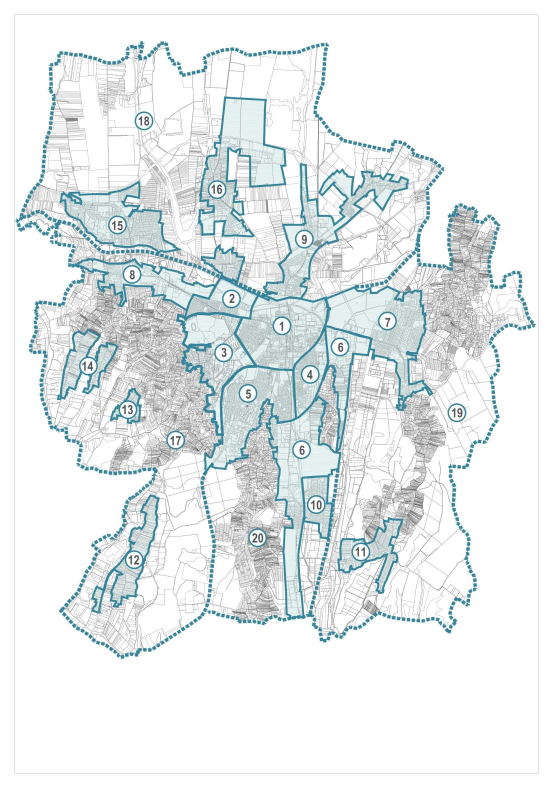
#> input picture data/neighborhoods/sources/municipal-local-map-next/zalaegerszeg-p12-image0.jpeg, 1663 x 2360 px (shown at 1/3 size)
$ python zalaegerszeg-fit.py
#> lines starting #> are read from the running program, lines starting #| are printed output that depends on the picture; after the words box and inside, x2 and y2 are one past the last pixel; in counts of white or black regions, pixels touching at a corner belong together
import numpy as np,json,hashlib
from PIL import Image
from pathlib import Path
from scipy import ndimage
import shapely
from shapely.geometry import shape
from shapely.ops import transform
from pyproj import Transformer
P=Path(__file__).resolve().parent
im=np.array(Image.open(P/'zalaegerszeg-p12-image0.jpeg').convert('RGB')).astype(int)
m=(im[:,:,0]<135)&(im[:,:,1]-im[:,:,0]>30)&(im[:,:,2]-im[:,:,0]>30)&(im[:,:,1]>65)
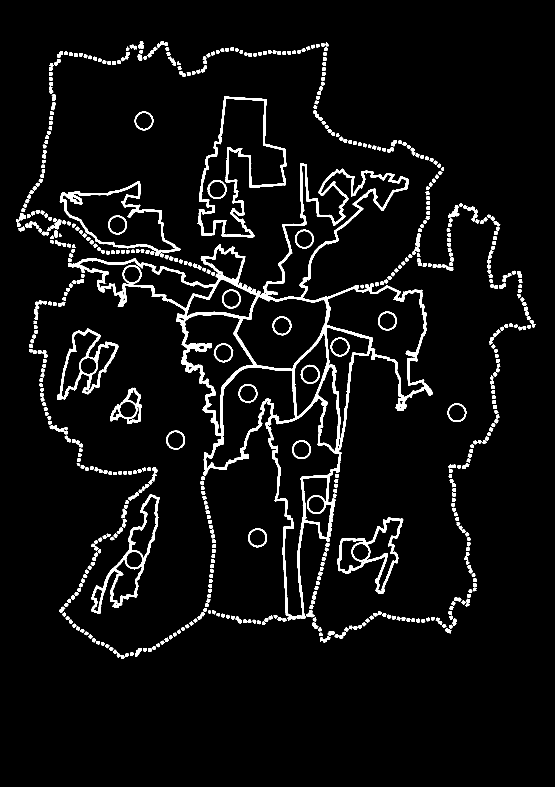
#> m: shape (2360, 1663) bool (shown at 1/3 size); 5% white; 641 white regions (42 under 20 px), largest, box (x1, y1, x2, y2) and area: (204, 490, 1299, 1861) 78636, (593, 289, 859, 712) 11985, (274, 1484, 480, 1841) 8060
l,n=ndimage.label(m,np.ones((3,3)));boxes=ndimage.find_objects(l);sizes=np.bincount(l.ravel());cent=[];ids=[]
#> after `l, n = ndimage.label(m, np.ones((3, 3)))`:
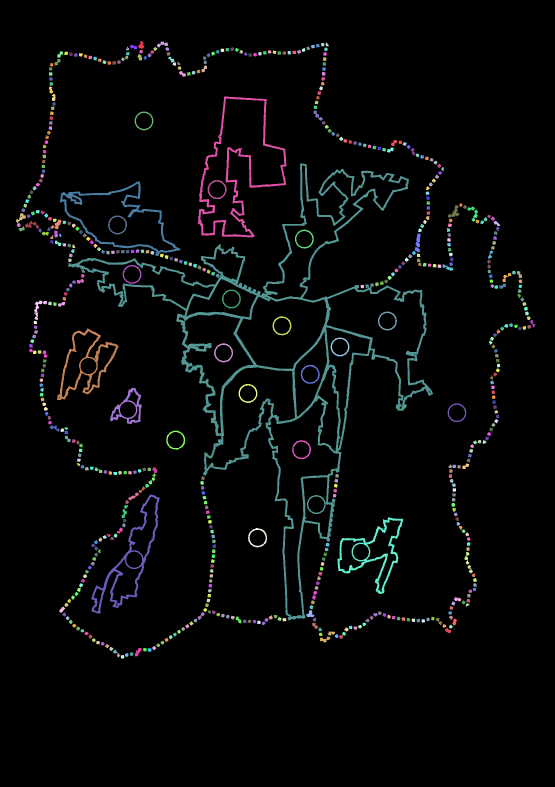
#> l: shape (2360, 1663) int32 (shown at 1/3 size); 642 distinct labels, from 0 to 641; one colour per label, 0 black
#> after `l, n = ndimage.label(m, np.ones((3, 3)))`: n = 641
#> after `boxes = ndimage.find_objects(l)`: boxes = 641 items
#> after `sizes = np.bincount(l.ravel())`: sizes = 642 values, max 3728189 at index 0, min 1 at index 3, mean 6113.2
for i,b in enumerate(boxes,1):
 if 15<=sizes[i]<=230 and b and b[0].stop-b[0].start<=32 and b[1].stop-b[1].start<=32:
  yy,xx=np.where(l[b]==i);cent.append([float(xx.mean()+b[1].start),float(yy.mean()+b[0].start)]);ids.append(i)
#> after the loop, cent = 557 pairs, first value 55.98 to 1597.4, second value 133.5 to 1970.1; ids = 557 values from 4 to 640
#> (the run stopped early here; a loop or call above may not have finished)

$ run again, with data/neighborhoods/sources/municipal-local-map-next/miskolc-p228-original.jpeg copied over data/neighborhoods/sources/municipal-local-map-next/zalaegerszeg-p12-image0.jpeg
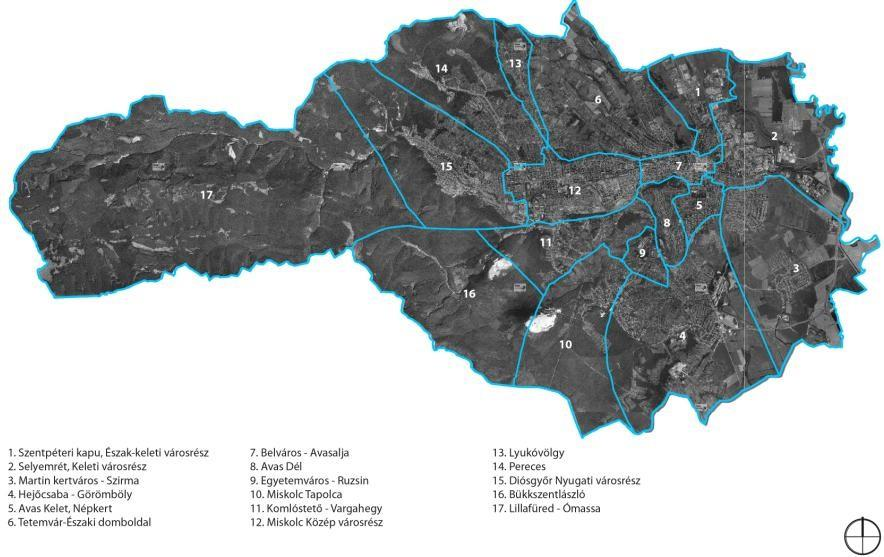
#> input picture data/neighborhoods/sources/municipal-local-map-next/miskolc-p228-original.jpeg, 884 x 557 px
#> `m=(im[:,:,0]<135)&(im[:,:,1]-im[:,:,0]>30)&(im[:,:,2]-im[:,:,0]>30)&(i..`:
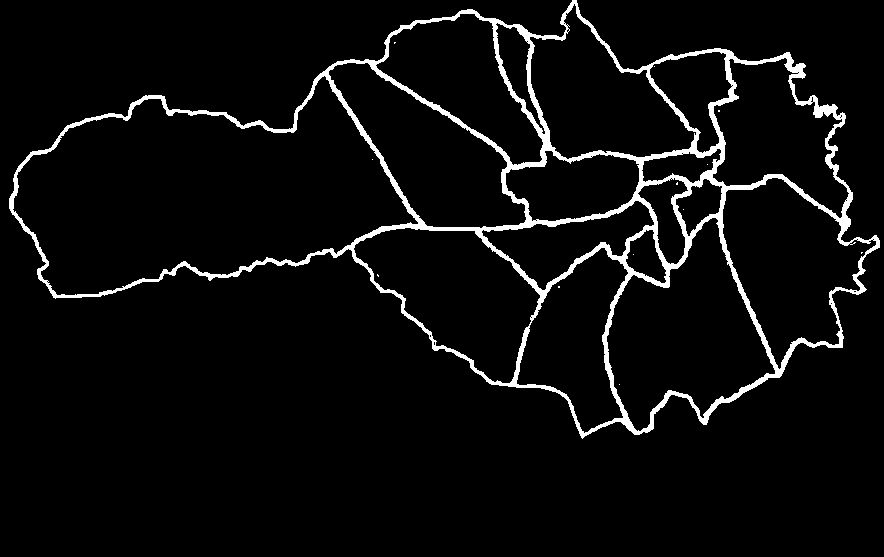
#> m: shape (557, 884) bool; 4.8% white; 13 white regions (12 under 20 px), largest, box (x1, y1, x2, y2) and area: (9, 0, 880, 439) 23845
#> `l, n = ndimage.label(m, np.ones((3, 3)))`:
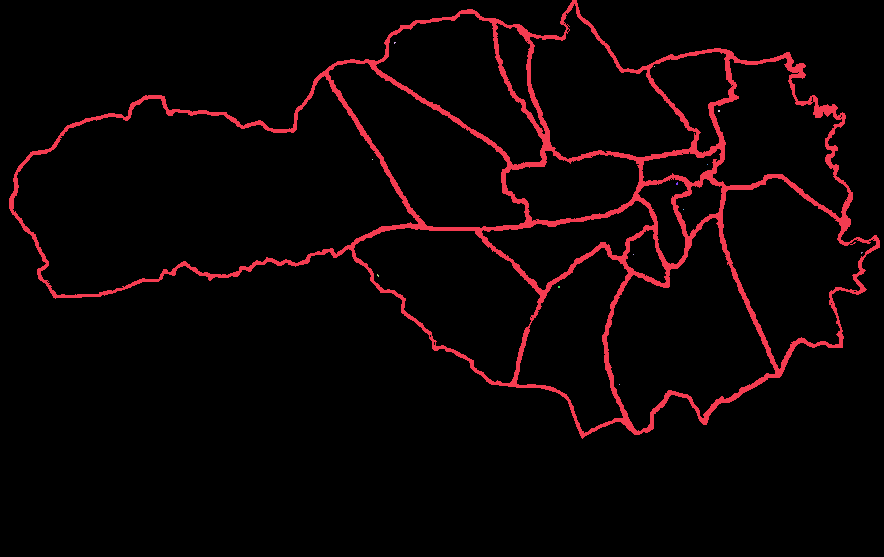
#> l: shape (557, 884) int32; 14 distinct labels, from 0 to 13; one colour per label, 0 black
#> n = 13
#> boxes = 13 items
#> sizes = [468514, 23845, 3, 1, 4, 1, 1, 5, 1, 3, 1, 4, 4, 1]
#> the loop `for i,b in enumerate(boxes,1):` made 13 passes
#> after the loop `for i,b in enumerate(boxes,1):`: cent = []

$ run again, with data/neighborhoods/sources/municipal-local-map-next/miskolc-annex-candidate.png saved as data/neighborhoods/sources/municipal-local-map-next/zalaegerszeg-p12-image0.jpeg
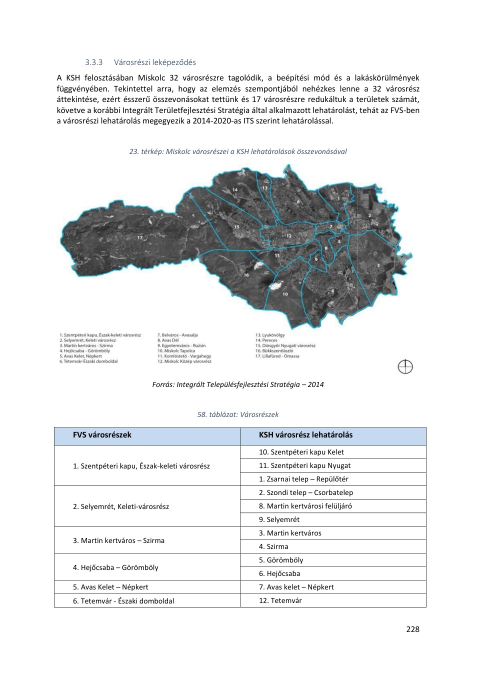
#> input picture data/neighborhoods/sources/municipal-local-map-next/miskolc-annex-candidate.png, 953 x 1348 px (shown at 1/2 size)
#> `m=(im[:,:,0]<135)&(im[:,:,1]-im[:,:,0]>30)&(im[:,:,2]-im[:,:,0]>30)&(i..`:
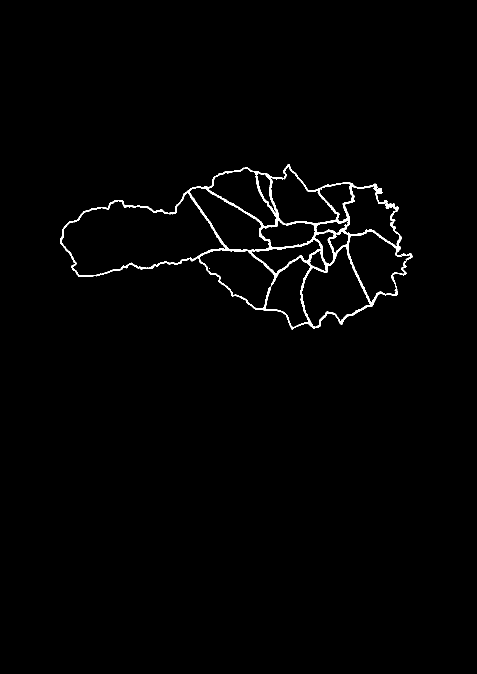
#> m: shape (1348, 953) bool (shown at 1/2 size); 1.2% white; 2 white regions (1 under 20 px), largest, box (x1, y1, x2, y2) and area: (120, 328, 825, 659) 15348
#> `l, n = ndimage.label(m, np.ones((3, 3)))`:
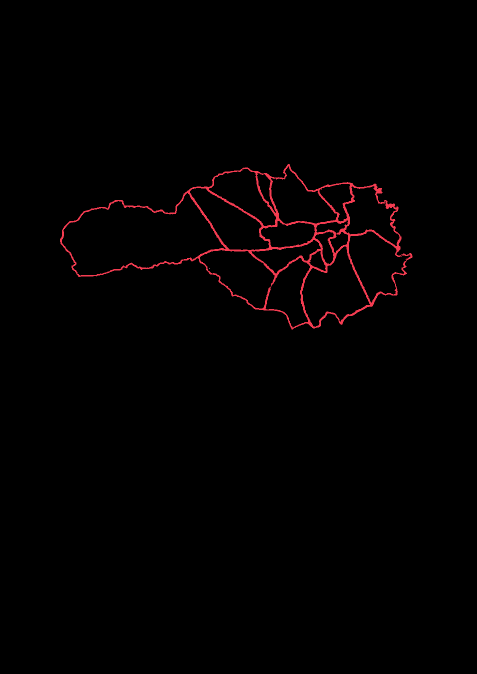
#> l: shape (1348, 953) int32 (shown at 1/2 size); 3 distinct labels, from 0 to 2; one colour per label, 0 black
#> n = 2
#> boxes = 2 items
#> sizes = [1269294, 15348, 2]
#> the loop `for i,b in enumerate(boxes,1):` made 2 passes
#> i on passes 1 to 2: 1, 2
#> after the loop `for i,b in enumerate(boxes,1):`: cent = []

$ run again, with data/neighborhoods/sources/municipal-local-map-next/miskolc-its-candidate.png saved as data/neighborhoods/sources/municipal-local-map-next/zalaegerszeg-p12-image0.jpeg
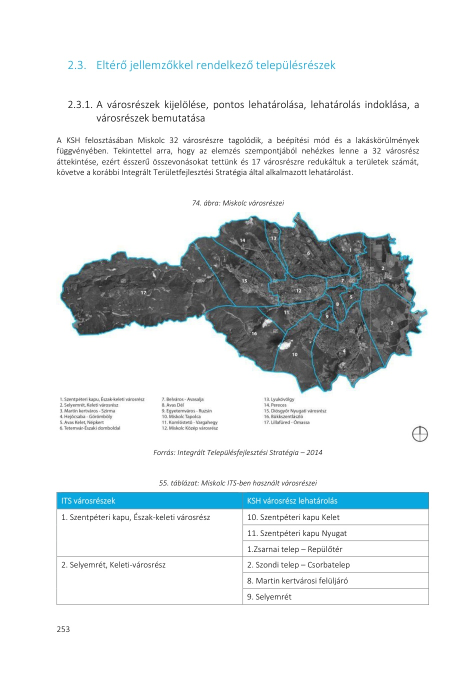
#> input picture data/neighborhoods/sources/municipal-local-map-next/miskolc-its-candidate.png, 952 x 1348 px (shown at 1/2 size)
#> `m=(im[:,:,0]<135)&(im[:,:,1]-im[:,:,0]>30)&(im[:,:,2]-im[:,:,0]>30)&(i..`:
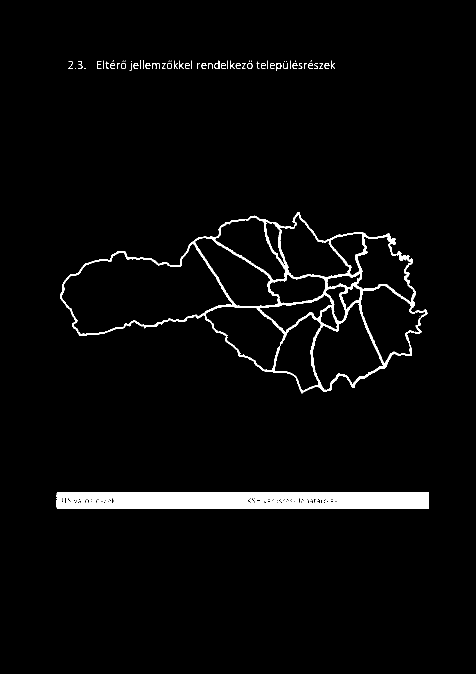
#> m: shape (1348, 952) bool (shown at 1/2 size); 3.4% white; 69 white regions (26 under 20 px), largest, box (x1, y1, x2, y2) and area: (113, 984, 858, 1018) 24290, (121, 424, 855, 787) 17268, (304, 126, 320, 138) 66
#> `l, n = ndimage.label(m, np.ones((3, 3)))`:
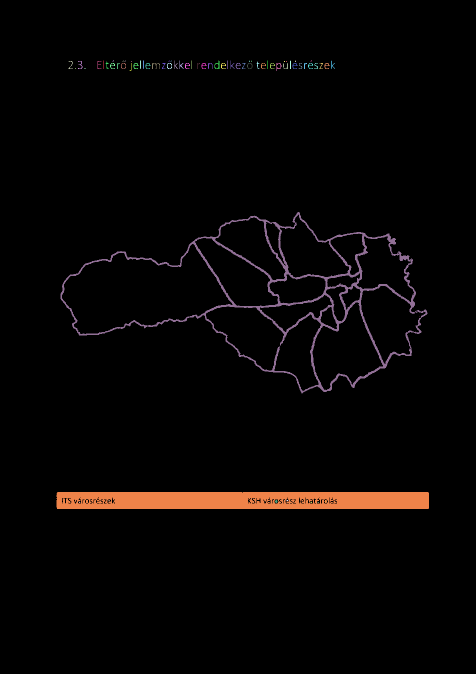
#> l: shape (1348, 952) int32 (shown at 1/2 size); 70 distinct labels, from 0 to 69; one colour per label, 0 black
#> n = 69
#> boxes = 69 items
#> sizes = 70 values, max 1239848 at index 0, min 1 at index 61, mean 18332.8
#> the loop `for i,b in enumerate(boxes,1):` made 69 passes
#> after the loop `for i,b in enumerate(boxes,1):`: cent = 47 pairs, first value 141.2 to 664.1, second value 128.8 to 1002.5; ids = 47 values from 1 to 66
